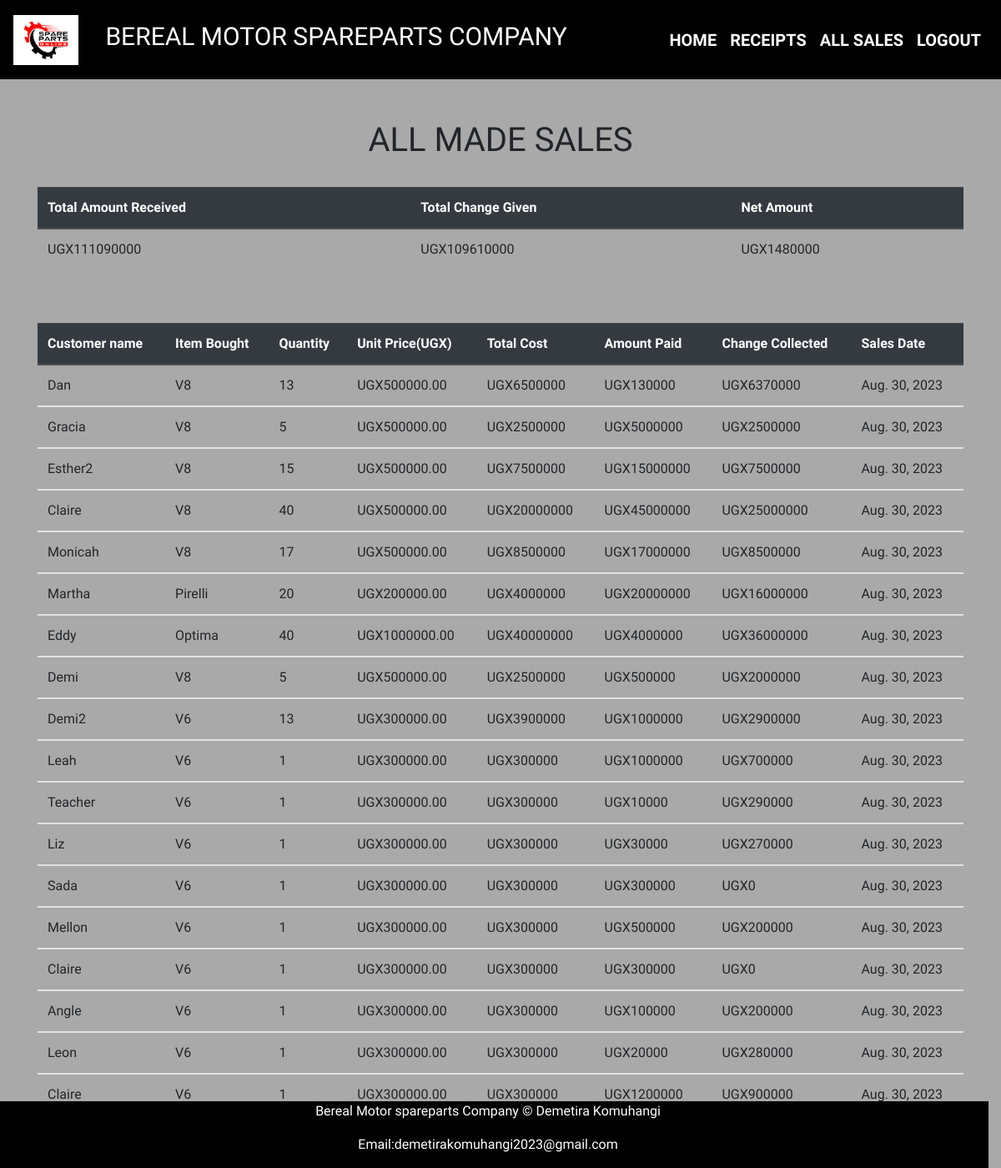
The page /made_sales/ (signed in) on the database as committed earlier.
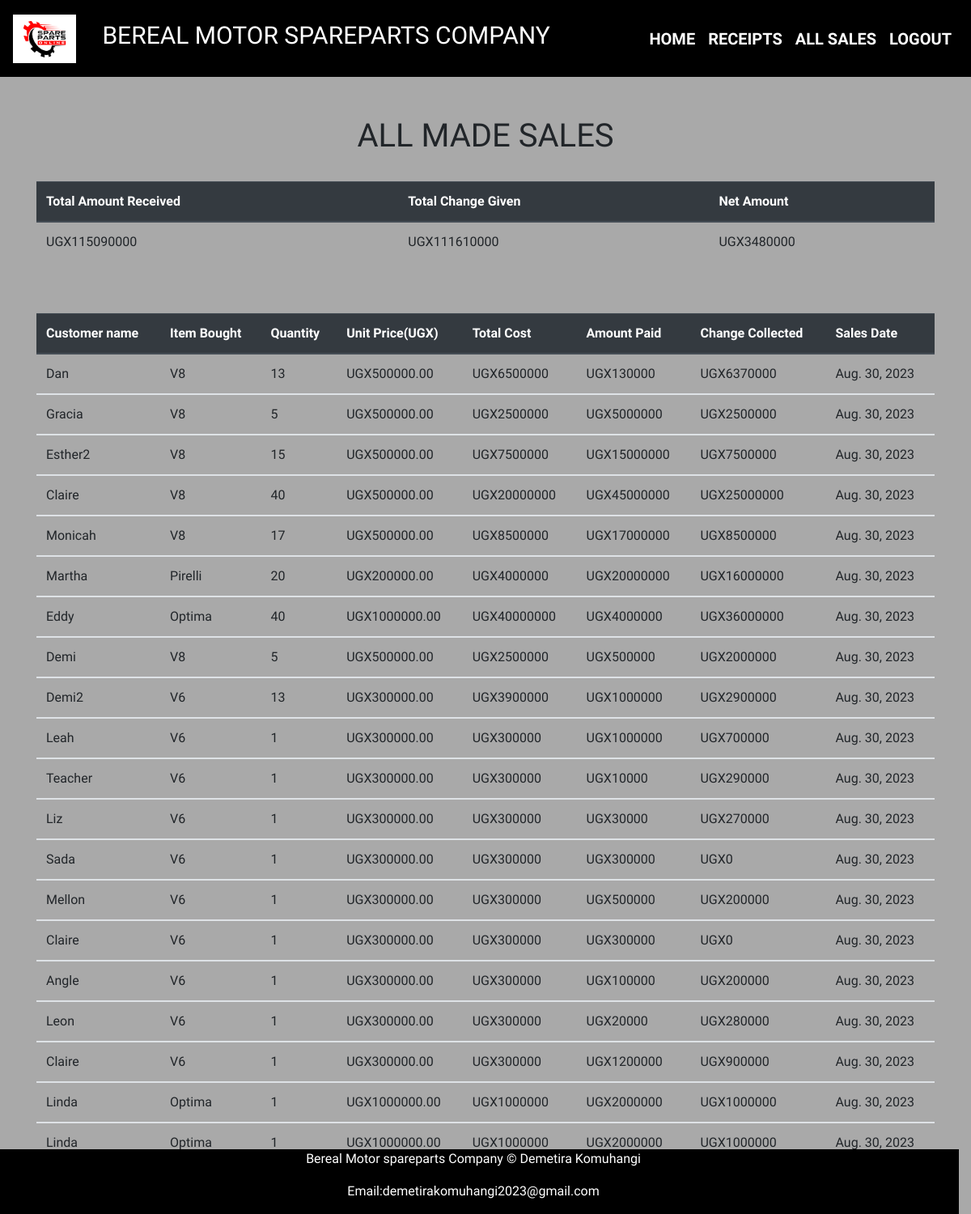
The same page on the database as committed later.
### Myapplication/models.py (models this page shows, shortened)
class Sale(models.Model):
    item =models.ForeignKey(Product,on_delete=models.CASCADE, null=False, blank=False)
    quantity=models.IntegerField(null=False, blank=False)
    amount_received = models.IntegerField(null=False, blank=False)
    issued_to =models.CharField(max_length =100,null =False,blank =False)
    unit_price =models.DecimalField (max_digits=10, decimal_places=2, null=False, blank=False)
    branch_name =models.CharField(max_length=50, null=False, blank=False)
    date = models.DateField(default=timezone.now)
    def get_total(self):
        total = self.quantity *self.item.unit_price
        return int(total)
    def get_change(self):
        change = self.get_total()-self.amount_received
        return abs(int(change))

class Product(models.Model):
    category_name = models.ForeignKey(Category, on_delete=models.CASCADE, null=False, blank=False)
    item_name = models.CharField(max_length=50, null=False, blank=False)
    country_of_origin = models.CharField(max_length=50, null=False, blank=False)  # Changed to CharField
    total_quantity = models.IntegerField(default=0,null=False, blank=False)
    issued_quantity = models.IntegerField(default=0,null=False, blank=False)
    received_quantity = models.IntegerField(default=0,null=False, blank=False)
    unit_price = models.DecimalField(max_digits=10, decimal_places=2, null=False, blank=False)  # Changed to DecimalField
    def __str__(self):
        return self.item_name

### Myapplication/views.py (the view)
# urls.py: path('made_sales/', views.made_sales, name='made_sales'),
@login_required
def made_sales(request):
    sales = Sale.objects.all()
    total =  sum(items.amount_received for items in sales)
    change = sum(items.get_change() for items in sales)
    net = total-change
    return render(request,'Demi/made_sales.html',{'sales': sales,'total':total,'change':change,'net':net})

### templates/Demi/made_sales.html
{% extends 'Demi/base.html'%}
{% block content%}
<br></br><br><br><br><br>
<div class = "container">
<h1 class = "text-center">ALL MADE SALES </h1><br>
  <table class="table">
    <thead class="thead-dark">
      <tr>
        <th scope="col">Total Amount Received</th>
        <th scope="col">Total Change Given</th>
        <th scope="col">Net Amount</th>
      </tr>
    </thead>
    <tbody>
      <tr>
        <td>UGX{{total}}</td>
        <td>UGX{{change}}</td>
        <td>UGX{{net}}</td>
      </tr>
    </tbody>
  </table>
</div>
<br></br>
<div class = "container">
  <table class="table">
    <thead class="thead-dark">
      <tr>
        <th scope="col">Customer name</th>
        <th scope="col">Item Bought</th>
        <th scope="col">Quantity</th>
        <th scope="col">Unit Price(UGX)</th>
        <th scope="col">Total Cost</th>
        <th scope="col">Amount Paid</th>
        <th scope="col">Change Collected</th>
        <th scope="col">Sales Date</th>
      </tr>
    </thead>
    {% for sale in sales %}
    <tbody>
      <tr>
        <td>{{sale.issued_to | title}}</td>
        <td>{{sale.item | title}}</td>
        <td>{{sale.quantity}}</td>
        <td>UGX{{sale.unit_price}}</td>
        <td>UGX{{sale.get_total}}</td>
        <td>UGX{{sale.amount_received}}</td>
        <td>UGX{{sale.get_change}}</td>
        <td>{{sale.date}}</td>
      </tr>
    </tbody>
    {% endfor %}
  </table>
</div>
{% endblock%}

### templates/Demi/base.html (shortened to what this page needs)
{% load static %}
<!DOCTYPE html>
<html lang="en">
  <head>
    <link
      rel="stylesheet"
      href="https://stackpath.bootstrapcdn.com/bootstrap/4.5.2/css/bootstrap.min.css"
    />
    <link rel="stylesheet" href="{% static 'css/base.css' %}" />
    <link rel="stylesheet" href="https://cdnjs.cloudflare.com/ajax/libs/font-awesome/4.7.0/css/font-awesome.min.css">
  </head>
  <body>
    <nav class="navbar navbar-expand-lg navbar-dark " style="background-color: black; position: fixed; top: 0; width: 100%; z-index: 1;">
      <a class="navbar-brand" href="">
        <img src="{% static 'images/logo.jpg' %}" alt="logo" class="logo-img">
      </a>
      <a class="nav-link" href=""><h1 class="navbar-brand" style = "font-size: 25px; color: white;">BEREAL MOTOR SPAREPARTS COMPANY</h1></a>
      <div class="collapse navbar-collapse" id="navbarNav">
        <ul class="nav navbar-nav ml-auto">
         {% if user.is_authenticated%}
            <li class="nav-item">
              <a style="font-weight: bolder;  color: white;" class="nav-link" href="{% url 'home' %}">HOME</a>
            </li>
            <li class="nav-item">
              <a style="font-weight: bolder;  color: white;" class="nav-link" href="{% url 'receipt'%}">RECEIPTS</a>
            </li>
            <li class="nav-item">
              <a  style="font-weight: bolder;  color: white;"class="nav-link" href="{% url 'made_sales'%}">ALL SALES</a>
            </li>
            <li class="nav-item">
              <a style="font-weight: bolder; color: white;" class="nav-link" href="{% url 'logout'%}">LOGOUT</a>
            </li>
          {% endif %}
        </ul>
   </nav>
  {% block content %}
     {% endblock %}
    <br><br>
    <div class="row">
      <div class="col" style="text-align: center; color: white;
       background-color: black; bottom: 0;position: fixed; width: 100%;">
        <footer>
          <p>Bereal Motor spareparts Company  &copy; Demetira Komuhangi</p>
          <p>Email:demetirakomuhangi2023@gmail.com</p>
        </footer>
      </div>
    </div>
  </body>
</html>

### Myapplication/static/css/base.css (style rules this page uses)
html,body { position: relative; overflow-x: hidden; background: url('/static/images/img6.jpg'); width: 100% !important; height: 100vh; display: table; position: relative; background-position: center; background-attachment: scroll; -o-background-size: cover; -moz-background-size: cover; -webkit-background-size: cover; background-size: cover; background-repeat: no-repeat; overflow-x: hidden; }
body { background-color:darkgrey; font-family: 'raleway'; }
.navbar li a { font-size: 20px; }
.navbar-brand { font-size: 30px !important; }
.logo-img { height: 60px; }

### templates/Demi/base.html (style rules this page uses)
body,html { margin-top: 0px; margin-bottom: 0px; }

Rows that differ between the two databases and show on the page:
added Sale: issued_to "Linda", item "Optima", quantity "1", unit_price "1000000.00", get_total "1000000", amount_received "2000000", get_change "1000000", date "Aug. 30, 2023"
added Sale: issued_to "Linda", item "Optima", quantity "1", unit_price "1000000.00", get_total "1000000", amount_received "2000000", get_change "1000000", date "Aug. 30, 2023"
Other text that changed with them:
{{ total }}: "111090000" → "115090000"
{{ change }}: "109610000" → "111610000"
{{ net }}: "1480000" → "3480000"
